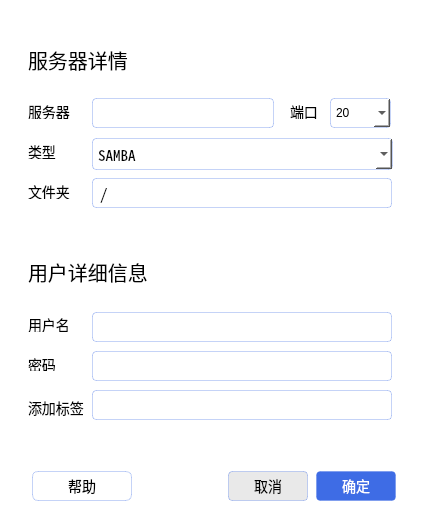
<?xml version="1.0" encoding="UTF-8"?>
<ui version="4.0">
 <class>ConnectServerDialog</class>
 <widget class="QDialog" name="ConnectServerDialog">
  <property name="enabled">
   <bool>true</bool>
  </property>
  <property name="geometry">
   <rect>
    <x>0</x>
    <y>0</y>
    <width>430</width>
    <height>532</height>
   </rect>
  </property>
  <property name="sizePolicy">
   <sizepolicy hsizetype="Fixed" vsizetype="Fixed">
    <horstretch>0</horstretch>
    <verstretch>0</verstretch>
   </sizepolicy>
  </property>
  <property name="minimumSize">
   <size>
    <width>430</width>
    <height>532</height>
   </size>
  </property>
  <property name="maximumSize">
   <size>
    <width>430</width>
    <height>532</height>
   </size>
  </property>
  <property name="font">
   <font>
    <family>Noto Sans CJK SC</family>
    <pointsize>14</pointsize>
   </font>
  </property>
  <property name="windowTitle">
   <string>Connect to Sever</string>
  </property>
  <property name="windowIcon">
   <iconset theme="server">
    <normaloff>.</normaloff>.</iconset>
  </property>
  <property name="layoutDirection">
   <enum>Qt::LeftToRight</enum>
  </property>
  <property name="styleSheet">
   <string notr="true">width:430px;
height:532px;
background:rgba(255,255,255,1);
border:0;
border-radius:6px;
</string>
  </property>
  <property name="sizeGripEnabled">
   <bool>false</bool>
  </property>
  <widget class="QLabel" name="label1">
   <property name="enabled">
    <bool>true</bool>
   </property>
   <property name="geometry">
    <rect>
     <x>28</x>
     <y>48</y>
     <width>118</width>
     <height>23</height>
    </rect>
   </property>
   <property name="sizePolicy">
    <sizepolicy hsizetype="Fixed" vsizetype="Fixed">
     <horstretch>0</horstretch>
     <verstretch>0</verstretch>
    </sizepolicy>
   </property>
   <property name="styleSheet">
    <string notr="true">width:118px;
height:23px;
font-size:20px;
font-family:Noto Sans CJK SC;
font-weight:400;
color:rgba(0,0,0,1);
line-height:30px;
border:0;
</string>
   </property>
   <property name="text">
    <string>服务器详情</string>
   </property>
  </widget>
  <widget class="QLabel" name="label2">
   <property name="geometry">
    <rect>
     <x>28</x>
     <y>260</y>
     <width>143</width>
     <height>23</height>
    </rect>
   </property>
   <property name="styleSheet">
    <string notr="true">width:143px;
height:23px;
font-size:20px;
font-family:Noto Sans CJK SC;
font-weight:400;
color:rgba(0,0,0,1);
line-height:30px;
border:0;</string>
   </property>
   <property name="text">
    <string>用户详细信息</string>
   </property>
  </widget>
  <widget class="QLabel" name="add_label">
   <property name="geometry">
    <rect>
     <x>28</x>
     <y>400</y>
     <width>56</width>
     <height>16</height>
    </rect>
   </property>
   <property name="font">
    <font>
     <family>Noto Sans CJK SC</family>
     <pointsize>-1</pointsize>
     <weight>50</weight>
     <bold>false</bold>
    </font>
   </property>
   <property name="styleSheet">
    <string notr="true">width:56px;
height:13px;
font-size:14px;
font-family:Noto Sans CJK SC;
font-weight:400;
color:rgba(0,0,0,1);
line-height:30px;
border:0;</string>
   </property>
   <property name="text">
    <string>添加标签</string>
   </property>
  </widget>
  <widget class="QLineEdit" name="user_lineEdit">
   <property name="geometry">
    <rect>
     <x>92</x>
     <y>312</y>
     <width>300</width>
     <height>30</height>
    </rect>
   </property>
   <property name="font">
    <font>
     <family>Noto Sans CJK SC</family>
     <pointsize>11</pointsize>
    </font>
   </property>
   <property name="styleSheet">
    <string notr="true">width:300px;
height:30px;
padding:3px 5px;
background:rgba(255,255,255,1);
opacity:0.04;
border:1px solid rgba(62, 108, 229, 0.3);
border-radius:4px;
</string>
   </property>
  </widget>
  <widget class="QLabel" name="user_label">
   <property name="geometry">
    <rect>
     <x>28</x>
     <y>318</y>
     <width>40</width>
     <height>14</height>
    </rect>
   </property>
   <property name="font">
    <font>
     <family>Noto Sans CJK SC</family>
     <pointsize>-1</pointsize>
     <weight>50</weight>
     <bold>false</bold>
    </font>
   </property>
   <property name="styleSheet">
    <string notr="true">width:40px;
height:14px;
font-size:14px;
font-family:Noto Sans CJK SC;
font-weight:400;
color:rgba(0,0,0,1);
line-height:30px;
border:0;</string>
   </property>
   <property name="text">
    <string>用户名</string>
   </property>
  </widget>
  <widget class="QLineEdit" name="pwd_lineEdit">
   <property name="geometry">
    <rect>
     <x>92</x>
     <y>351</y>
     <width>300</width>
     <height>30</height>
    </rect>
   </property>
   <property name="font">
    <font>
     <family>Noto Sans Mono CJK SC</family>
     <pointsize>11</pointsize>
    </font>
   </property>
   <property name="styleSheet">
    <string notr="true">width:300px;
height:30px;
padding:3px 5px;
background:rgba(255,255,255,1);
opacity:0.04;
border:1px solid rgba(62, 108, 229, 0.3);
border-radius:4px;
</string>
   </property>
  </widget>
  <widget class="QLabel" name="pwd_label">
   <property name="geometry">
    <rect>
     <x>28</x>
     <y>358</y>
     <width>28</width>
     <height>13</height>
    </rect>
   </property>
   <property name="font">
    <font>
     <family>Noto Sans CJK SC</family>
     <pointsize>-1</pointsize>
     <weight>50</weight>
     <bold>false</bold>
    </font>
   </property>
   <property name="styleSheet">
    <string notr="true">width:28px;
height:13px;
font-size:14px;
font-family:Noto Sans CJK SC;
font-weight:400;
color:rgba(0,0,0,1);
line-height:30px;
border:0;
</string>
   </property>
   <property name="text">
    <string>密码</string>
   </property>
  </widget>
  <widget class="QLineEdit" name="add_lineEdit">
   <property name="geometry">
    <rect>
     <x>92</x>
     <y>390</y>
     <width>300</width>
     <height>30</height>
    </rect>
   </property>
   <property name="font">
    <font>
     <family>Noto Sans Mono CJK SC</family>
     <pointsize>11</pointsize>
    </font>
   </property>
   <property name="styleSheet">
    <string notr="true">width:300px;
height:30px;
padding:3px 5px;
background:rgba(255,255,255,1);
opacity:0.04;
border:1px solid rgba(62, 108, 229, 0.3);
border-radius:4px;
</string>
   </property>
  </widget>
  <widget class="QLabel" name="type_label">
   <property name="geometry">
    <rect>
     <x>28</x>
     <y>145</y>
     <width>30</width>
     <height>14</height>
    </rect>
   </property>
   <property name="font">
    <font>
     <family>Noto Sans CJK SC</family>
     <pointsize>-1</pointsize>
     <weight>50</weight>
     <bold>false</bold>
    </font>
   </property>
   <property name="styleSheet">
    <string notr="true">width:28px;
height:13px;
font-size:14px;
font-family:Noto Sans CJK SC;
font-weight:400;
color:rgba(0,0,0,1);
line-height:30px;
border:0;
</string>
   </property>
   <property name="text">
    <string>类型</string>
   </property>
  </widget>
  <widget class="QLabel" name="ip_label">
   <property name="geometry">
    <rect>
     <x>28</x>
     <y>105</y>
     <width>42</width>
     <height>14</height>
    </rect>
   </property>
   <property name="minimumSize">
    <size>
     <width>42</width>
     <height>14</height>
    </size>
   </property>
   <property name="maximumSize">
    <size>
     <width>999999</width>
     <height>999999</height>
    </size>
   </property>
   <property name="font">
    <font>
     <family>Noto Sans CJK SC</family>
     <pointsize>-1</pointsize>
     <weight>50</weight>
     <bold>false</bold>
    </font>
   </property>
   <property name="styleSheet">
    <string notr="true">width:42px;
height:14px;
font-size:14px;
font-family:Noto Sans CJK SC;
font-weight:400;
color:rgba(0,0,0,1);
line-height:30px;
border:0;
</string>
   </property>
   <property name="text">
    <string>服务器</string>
   </property>
  </widget>
  <widget class="QLabel" name="file_label">
   <property name="geometry">
    <rect>
     <x>28</x>
     <y>185</y>
     <width>42</width>
     <height>14</height>
    </rect>
   </property>
   <property name="font">
    <font>
     <family>Noto Sans CJK SC</family>
     <pointsize>-1</pointsize>
     <weight>50</weight>
     <bold>false</bold>
    </font>
   </property>
   <property name="styleSheet">
    <string notr="true">width:42px;
height:14px;
font-size:14px;
font-family:Noto Sans CJK SC;
font-weight:400;
color:rgba(0,0,0,1);
line-height:30px;
border:0;
</string>
   </property>
   <property name="text">
    <string>文件夹</string>
   </property>
  </widget>
  <widget class="QComboBox" name="type_comboBox">
   <property name="geometry">
    <rect>
     <x>92</x>
     <y>138</y>
     <width>301</width>
     <height>32</height>
    </rect>
   </property>
   <property name="font">
    <font>
     <family>Noto Sans Mono CJK SC</family>
     <pointsize>11</pointsize>
    </font>
   </property>
   <property name="styleSheet">
    <string notr="true">width:300px;
height:30px;
padding:3px 5px;
background:rgba(255,255,255,1);
opacity:0.04;
border:1px solid rgba(62, 108, 229, 0.3);
border-radius:4px;
</string>
   </property>
   <item>
    <property name="text">
     <string>SAMBA</string>
    </property>
   </item>
   <item>
    <property name="text">
     <string>FTP</string>
    </property>
   </item>
  </widget>
  <widget class="QLineEdit" name="file_lineEdit">
   <property name="geometry">
    <rect>
     <x>92</x>
     <y>178</y>
     <width>300</width>
     <height>30</height>
    </rect>
   </property>
   <property name="font">
    <font>
     <family>Noto Sans Mono CJK SC</family>
     <pointsize>11</pointsize>
    </font>
   </property>
   <property name="styleSheet">
    <string notr="true">width:300px;
height:30px;
padding:3px 5px;
background:rgba(255,255,255,1);
opacity:0.04;
border:1px solid rgba(62, 108, 229, 0.3);
border-radius:4px;
</string>
   </property>
   <property name="text">
    <string>/</string>
   </property>
  </widget>
  <widget class="QLabel" name="port_label">
   <property name="geometry">
    <rect>
     <x>290</x>
     <y>105</y>
     <width>27</width>
     <height>14</height>
    </rect>
   </property>
   <property name="font">
    <font>
     <family>Noto Sans CJK SC</family>
     <pointsize>-1</pointsize>
     <weight>50</weight>
     <bold>false</bold>
    </font>
   </property>
   <property name="styleSheet">
    <string notr="true">width:27px;
height:12px;
font-size:14px;
font-family:Noto Sans CJK SC;
font-weight:400;
color:rgba(0,0,0,1);
line-height:30px;
border:0;
</string>
   </property>
   <property name="text">
    <string>端口</string>
   </property>
  </widget>
  <widget class="QComboBox" name="port_comboBox">
   <property name="geometry">
    <rect>
     <x>330</x>
     <y>98</y>
     <width>61</width>
     <height>30</height>
    </rect>
   </property>
   <property name="font">
    <font>
     <family>Noto Sans Mono CJK SC</family>
     <pointsize>11</pointsize>
    </font>
   </property>
   <property name="styleSheet">
    <string notr="true">width:60px;
height:30px;
padding:3px;
background:rgba(255,255,255,1);
opacity:0.04;
border:1px solid rgba(62, 108, 229, 0.3);
border-radius:4px;
</string>
   </property>
   <property name="editable">
    <bool>true</bool>
   </property>
   <item>
    <property name="text">
     <string>20</string>
    </property>
   </item>
   <item>
    <property name="text">
     <string>21</string>
    </property>
   </item>
   <item>
    <property name="text">
     <string>137</string>
    </property>
   </item>
   <item>
    <property name="text">
     <string>138</string>
    </property>
   </item>
   <item>
    <property name="text">
     <string>139</string>
    </property>
   </item>
   <item>
    <property name="text">
     <string>445</string>
    </property>
   </item>
  </widget>
  <widget class="QLineEdit" name="ip_edit">
   <property name="geometry">
    <rect>
     <x>92</x>
     <y>98</y>
     <width>182</width>
     <height>30</height>
    </rect>
   </property>
   <property name="styleSheet">
    <string notr="true">width:182px;
height:30px;
padding:3px 5px;
background:rgba(255,255,255,1);
opacity:0.04;
border:1px solid rgba(62, 108, 229, 0.3);
border-radius:4px;
font-size:14px;
font-family:Noto Sans CJK SC;
font-weight:400;
color:rgba(0,0,0,1);
line-height:30px;</string>
   </property>
   <property name="text">
    <string/>
   </property>
  </widget>
  <widget class="QPushButton" name="ok_pb">
   <property name="geometry">
    <rect>
     <x>316</x>
     <y>471</y>
     <width>80</width>
     <height>30</height>
    </rect>
   </property>
   <property name="font">
    <font>
     <family>Noto Sans CJK SC</family>
     <pointsize>-1</pointsize>
     <weight>50</weight>
     <bold>false</bold>
    </font>
   </property>
   <property name="styleSheet">
    <string notr="true">width:80px;
height:30px;
background:rgba(62,108,229,1);
border:1px solid rgba(62, 108, 229, 0.3);
border-radius:4px;
font-size:14px;
font-family:Noto Sans CJK SC;
font-weight:400;
color:rgba(255,255,255,1);
line-height:30px;</string>
   </property>
   <property name="text">
    <string>确定</string>
   </property>
  </widget>
  <widget class="QPushButton" name="cancel_pb">
   <property name="geometry">
    <rect>
     <x>228</x>
     <y>471</y>
     <width>80</width>
     <height>30</height>
    </rect>
   </property>
   <property name="font">
    <font>
     <family>Noto Sans CJK SC</family>
     <pointsize>-1</pointsize>
     <weight>50</weight>
     <bold>false</bold>
    </font>
   </property>
   <property name="styleSheet">
    <string notr="true">width:80px;
height:30px;
background:rgba(233,233,233,1);
border:1px solid rgba(62, 108, 229, 0.3);
border-radius:4px;
font-size:14px;
font-family:Noto Sans CJK SC;
font-weight:400;
color:rgba(0,0,0,1);
line-height:30px;</string>
   </property>
   <property name="text">
    <string>取消</string>
   </property>
  </widget>
  <widget class="QPushButton" name="help_pb">
   <property name="geometry">
    <rect>
     <x>32</x>
     <y>471</y>
     <width>100</width>
     <height>30</height>
    </rect>
   </property>
   <property name="font">
    <font>
     <family>Noto Sans CJK SC</family>
     <pointsize>-1</pointsize>
     <weight>50</weight>
     <bold>false</bold>
    </font>
   </property>
   <property name="styleSheet">
    <string notr="true">width:26px;
height:13px;
font-size:14px;
font-family:Noto Sans CJK SC;
font-weight:400;
color:rgba(0,0,0,1);
line-height:30px;
border:1px solid rgba(62, 108, 229, 0.3);
</string>
   </property>
   <property name="text">
    <string>帮助</string>
   </property>
  </widget>
 </widget>
 <tabstops>
  <tabstop>ip_edit</tabstop>
  <tabstop>port_comboBox</tabstop>
  <tabstop>type_comboBox</tabstop>
  <tabstop>file_lineEdit</tabstop>
  <tabstop>user_lineEdit</tabstop>
  <tabstop>pwd_lineEdit</tabstop>
  <tabstop>add_lineEdit</tabstop>
  <tabstop>help_pb</tabstop>
  <tabstop>cancel_pb</tabstop>
  <tabstop>ok_pb</tabstop>
 </tabstops>
 <resources/>
 <connections>
  <connection>
   <sender>cancel_pb</sender>
   <signal>clicked()</signal>
   <receiver>ConnectServerDialog</receiver>
   <slot>close()</slot>
   <hints>
    <hint type="sourcelabel">
     <x>259</x>
     <y>478</y>
    </hint>
    <hint type="destinationlabel">
     <x>193</x>
     <y>466</y>
    </hint>
   </hints>
  </connection>
  <connection>
   <sender>ok_pb</sender>
   <signal>clicked()</signal>
   <receiver>ConnectServerDialog</receiver>
   <slot>accept()</slot>
   <hints>
    <hint type="sourcelabel">
     <x>366</x>
     <y>490</y>
    </hint>
    <hint type="destinationlabel">
     <x>412</x>
     <y>443</y>
    </hint>
   </hints>
  </connection>
  <connection>
   <sender>help_pb</sender>
   <signal>clicked()</signal>
   <receiver>ConnectServerDialog</receiver>
   <slot>help()</slot>
   <hints>
    <hint type="sourcelabel">
     <x>74</x>
     <y>472</y>
    </hint>
    <hint type="destinationlabel">
     <x>13</x>
     <y>443</y>
    </hint>
   </hints>
  </connection>
 </connections>
 <slots>
  <slot>help()</slot>
 </slots>
</ui>
